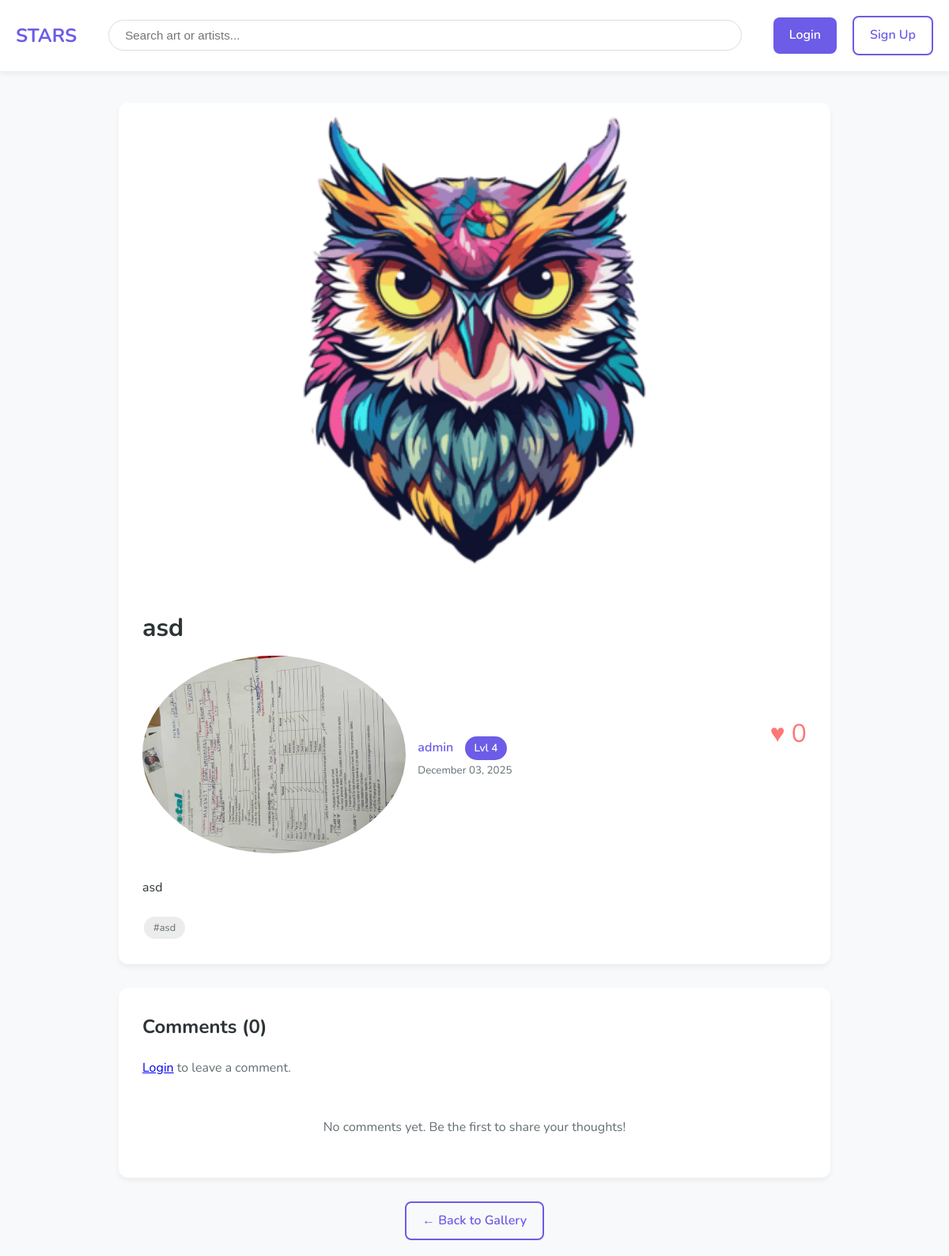
Before: /gallery/artwork/6/ with the older database file.
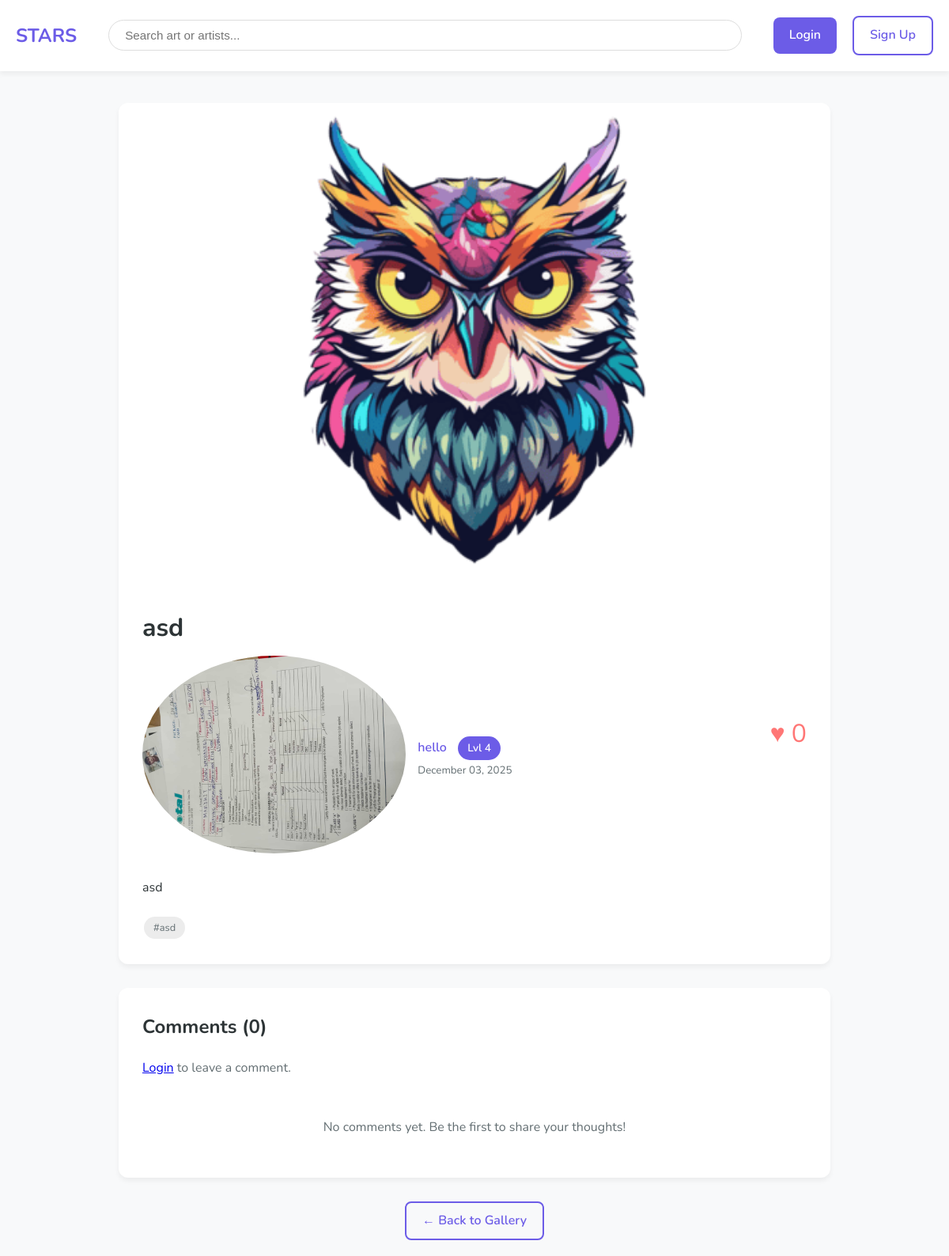
After: the same page with the newer database file.
### gallery/models.py (models this page shows, shortened)
class Artwork(models.Model):
    artist = models.ForeignKey(
        settings.AUTH_USER_MODEL,
        on_delete=models.CASCADE,
        related_name='artworks'
    )
    title = models.CharField(max_length=100)
    description = models.TextField(blank=True)
    image = models.ImageField(upload_to='artworks/')
    created_at = models.DateTimeField(auto_now_add=True)
    tags = models.ManyToManyField(Tag, blank=True, related_name='artworks')
    class Meta:
        ordering = ['-created_at']

### users/models.py (models this page shows, shortened)
class CustomUser(AbstractUser):
    bio = models.TextField(blank=True, max_length=500)
    avatar = models.ImageField(upload_to='avatars/', blank=True, null=True)
    xp = models.IntegerField(default=0)
    level = models.IntegerField(default=1)

### gallery/views.py (the view)
# urls.py: path('artwork/<int:pk>/', views.artwork_detail, name='detail'),
def artwork_detail(request, pk):
    artwork = get_object_or_404(
        Artwork.objects.select_related('artist').prefetch_related('tags', 'likes', 'comments__user'),
        pk=pk
    )
    user_has_liked = False
    if request.user.is_authenticated:
        user_has_liked = artwork.likes.filter(user=request.user).exists()
    comments = artwork.comments.all()
    comment_form = CommentForm() if request.user.is_authenticated else None
    context = {
        'artwork': artwork,
        'user_has_liked': user_has_liked,
        'comments': comments,
        'comment_form': comment_form,
    }
    return render(request, 'gallery/detail.html', context)

### templates/gallery/detail.html (shortened to what the changed rows need)
{% extends 'base.html' %}
{% load static %}
{% block content %}
<div style="max-width: 900px; margin: 0 auto;">
    <div class="card" style="margin-bottom: 30px;">
        <img src="{{ artwork.image.url }}" alt="{{ artwork.title }}" style="width: 100%; height: auto; max-height: 600px; object-fit: contain;">
        <div style="padding: 30px;">
            <div class="flex-between" style="margin-bottom: 20px;">
                <div>
                    <h1 style="margin-bottom: 10px;">{{ artwork.title }}</h1>
                    <div class="flex-row">
                        <a href="{% url 'profile' username=artwork.artist.username %}">
                            {% if artwork.artist.avatar %}
                                <img src="{{ artwork.artist.avatar.url }}" class="avatar" alt="{{ artwork.artist.username }}">
                            {% else %}
                                <img src="{% static 'images/default-avatar.png' %}" class="avatar" alt="{{ artwork.artist.username }}">
                            {% endif %}
                        </a>
                        <div>
                            <a href="{% url 'profile' username=artwork.artist.username %}" style="color: var(--primary); text-decoration: none; font-weight: 600;">
                                {{ artwork.artist.username }}
                            </a>
                            <div class="level-badge" style="display: inline-block; margin-left: 10px;">Lvl {{ artwork.artist.level }}</div>
                            <br>
                            <small style="color: var(--text-light);">{{ artwork.created_at|date:"F d, Y" }}</small>
                        </div>
                    </div>
                </div>
                {% if user.is_authenticated %}
                <form action="{% url 'toggle_like' artwork_id=artwork.id %}" method="POST" style="margin: 0;">
                    {% csrf_token %}
                    <button type="submit" class="btn-like {% if user_has_liked %}liked{% endif %}" style="font-size: 2rem;">
                        ♥ <span style="font-size: 1rem;">{{ artwork.likes.count }}</span>
                    </button>
                </form>
                {% else %}
                <div style="color: #ff7675; font-size: 2rem;">
                    ♥ {{ artwork.likes.count }}
                </div>
                {% endif %}
            </div>
            {% if artwork.description %}
            <p style="margin: 20px 0; line-height: 1.8;">{{ artwork.description }}</p>
            {% endif %}
            {% if artwork.tags.all %}
            <div style="margin-top: 20px;">
                {% for tag in artwork.tags.all %}
                    <a href="{% url 'feed' %}?tag={{ tag.slug }}" class="tag-pill">#{{ tag.name }}</a>
                {% endfor %}
            </div>
            {% endif %}
        </div>
    </div>
    <div class="card" style="margin-bottom: 30px;">
        <div style="padding: 30px;">
            <h2 style="margin-bottom: 20px;">Comments ({{ comments.count }})</h2>
        </div>
    </div>
</div>
{% endblock %}

Changed rows visible on the page:
changed through a linked row, Artwork "asd": artist.username "admin" → "hello"
